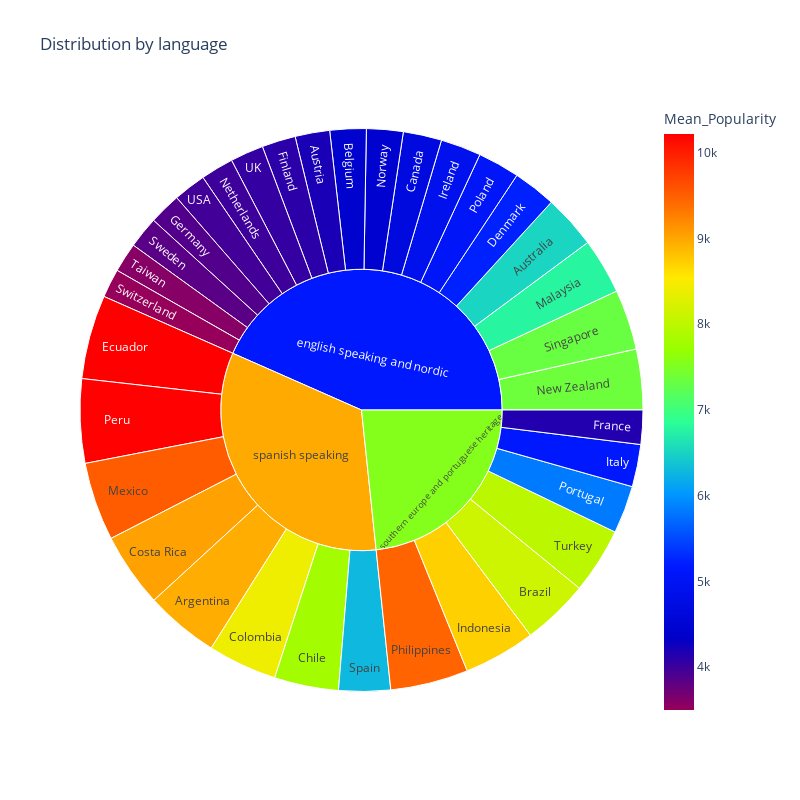

Notebook code cell kept with this figure:
### Markdown cell above
### Distribution by language

### Code cell
fig = px.sunburst(country, 
                  path=['Cluster','Country'], 
                  values='Mean_Popularity',
                  color='Mean_Popularity', 
                  color_continuous_scale=px.colors.sequential.Rainbow,
                  width = 800,
                  height = 800,
                  title= 'Distribution by language'
                 )
fig.show()

### Figure 1 — Plotly figure (JSON) as saved in the notebook; plotly's stock layout.template omitted (floating-point values rounded to 4 significant figures)
{"data": [{"branchvalues": "total", "customdata": [[8956.0], [6515.0], [4202.0], [4410.0], [8139.0], [4678.0], [7804.0], [8411.0], [9039.0], [5233.0], [10220.0], [4100.0], [4149.0], [3881.0], [8715.0], [4912.0], [5145.0], [6781.0], [9525.0], [3994.0], [7370.0], [4450.0], [10210.0], [9460.0], [5083.0], [5820.0], [7329.0], [6279.0], [3837.0], [3500.0], [3586.0], [7991.0], [4046.0], [3973.0], [5142.0], [7549.0], [8977.0]], "domain": {"x": [0, 1], "y": [0, 1]}, "hovertemplate": "labels=%{label}<br>Mean_Popularity_sum=%{value}<br>parent=%{parent}<br>id=%{id}<br>Mean_Popularity=%{color}<extra></extra>", "ids": ["spanish speaking/Argentina", "english speaking and nordic/Australia", "english speaking and nordic/Austria", "english speaking and nordic/Belgium", "southern europe and portuguese heritage/Brazil", "english speaking and nordic/Canada", "spanish speaking/Chile", "spanish speaking/Colombia", "spanish speaking/Costa Rica", "english speaking and nordic/Denmark", "spanish speaking/Ecuador", "english speaking and nordic/Finland", "southern europe and portuguese heritage/France", "english speaking and nordic/Germany", "southern europe and portuguese heritage/Indonesia", "english speaking and nordic/Ireland", "southern europe and portuguese heritage/Italy", "english speaking and nordic/Malaysia", "spanish speaking/Mexico", "english speaking and nordic/Netherlands", "english speaking and nordic/New Zealand", "english speaking and nordic/Norway", "spanish speaking/Peru", "southern europe and portuguese heritage/Philippines", "english speaking and nordic/Poland", "southern europe and portuguese heritage/Portugal", "english speaking and nordic/Singapore", "spanish speaking/Spain", "english speaking and nordic/Sweden", "english speaking and nordic/Switzerland", "english speaking and nordic/Taiwan", "southern europe and portuguese heritage/Turkey", "english speaking and nordic/UK", "english speaking and nordic/USA", "english speaking and nordic", "southern europe and portuguese heritage", "spanish speaking"], "labels": ["Argentina", "Australia", "Austria", "Belgium", "Brazil", "Canada", "Chile", "Colombia", "Costa Rica", "Denmark", "Ecuador", "Finland", "France", "Germany", "Indonesia", "Ireland", "Italy", "Malaysia", "Mexico", "Netherlands", "New Zealand", "Norway", "Peru", "Philippines", "Poland", "Portugal", "Singapore", "Spain", "Sweden", "Switzerland", "Taiwan", "Turkey", "UK", "USA", "english speaking and nordic", "southern europe and portuguese heritage", "spanish speaking"], "marker": {"coloraxis": "coloraxis", "colors": [8956.0, 6515.0, 4202.0, 4410.0, 8139.0, 4678.0, 7804.0, 8411.0, 9039.0, 5233.0, 10220.0, 4100.0, 4149.0, 3881.0, 8715.0, 4912.0, 5145.0, 6781.0, 9525.0, 3994.0, 7370.0, 4450.0, 10210.0, 9460.0, 5083.0, 5820.0, 7329.0, 6279.0, 3837.0, 3500.0, 3586.0, 7991.0, 4046.0, 3973.0, 5142.0, 7549.0, 8977.0]}, "name": "", "parents": ["spanish speaking", "english speaking and nordic", "english speaking and nordic", "english speaking and nordic", "southern europe and portuguese heritage", "english speaking and nordic", "spanish speaking", "spanish speaking", "spanish speaking", "english speaking and nordic", "spanish speaking", "english speaking and nordic", "southern europe and portuguese heritage", "english speaking and nordic", "southern europe and portuguese heritage", "english speaking and nordic", "southern europe and portuguese heritage", "english speaking and nordic", "spanish speaking", "english speaking and nordic", "english speaking and nordic", "english speaking and nordic", "spanish speaking", "southern europe and portuguese heritage", "english speaking and nordic", "southern europe and portuguese heritage", "english speaking and nordic", "spanish speaking", "english speaking and nordic", "english speaking and nordic", "english speaking and nordic", "southern europe and portuguese heritage", "english speaking and nordic", "english speaking and nordic", "", "", ""], "type": "sunburst", "values": [8956.0, 6515.0, 4202.0, 4410.0, 8139.0, 4678.0, 7804.0, 8411.0, 9039.0, 5233.0, 10220.0, 4100.0, 4149.0, 3881.0, 8715.0, 4912.0, 5145.0, 6781.0, 9525.0, 3994.0, 7370.0, 4450.0, 10210.0, 9460.0, 5083.0, 5820.0, 7329.0, 6279.0, 3837.0, 3500.0, 3586.0, 7991.0, 4046.0, 3973.0, 91880.0, 49420.0, 70440.0]}], "layout": {"coloraxis": {"colorbar": {"title": {"text": "Mean_Popularity"}}, "colorscale": [[0, "rgb(150,0,90)"], [0.125, "rgb(0,0,200)"], [0.25, "rgb(0,25,255)"], [0.375, "rgb(0,152,255)"], [0.5, "rgb(44,255,150)"], [0.625, "rgb(151,255,0)"], [0.75, "rgb(255,234,0)"], [0.875, "rgb(255,111,0)"], [1, "rgb(255,0,0)"]]}, "height": 800, "legend": {"tracegroupgap": 0}, "title": {"text": "Distribution by language"}, "width": 800}}
